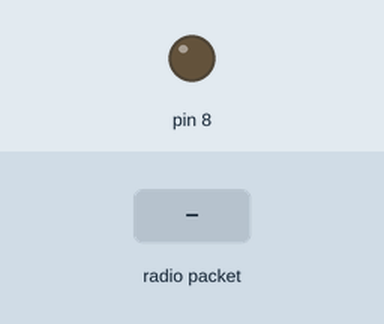
A sketch run on a simulated Arduino Uno, built with avr-gcc and run on an emulated ATmega328P. Shown: output pins drawn as LEDs (lit = HIGH). The inputs (shaded band) are chosen by the test bench. No radio packets arrive unless stated.

Above: at 1.2 s.
1.3 s: radio packet "1" arrives
At 2.1 s:
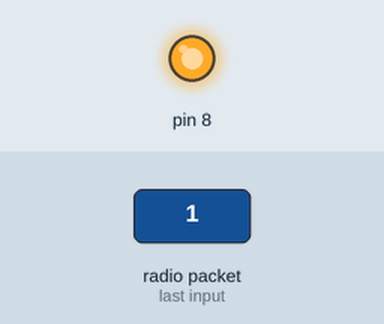
2.8 s: radio packet "0" arrives
At 3.3 s:
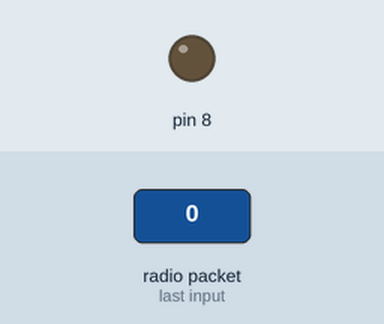
Timing chart, 0 to 5.8 s (numbered marks = the images above; inputs shaded):
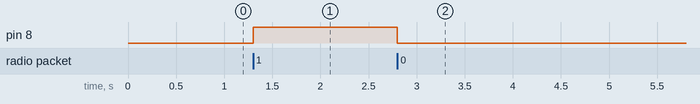

Measured:
- after the input at 1.3 s, pin 8: LOW → HIGH at once
- after the input at 2.8 s, pin 8: HIGH → LOW at once

The sketch:

TxRx.ino
```cpp
#include <VirtualWire.h>
void setup() {
  vw_set_ptt_inverted(true); // Required for DR3100
    vw_set_rx_pin(0);
    vw_setup(4000);  // Bits per sec
    pinMode(8, OUTPUT);

    vw_rx_start();
}

void loop() {
    uint8_t buf[VW_MAX_MESSAGE_LEN];
    uint8_t buflen = VW_MAX_MESSAGE_LEN;

    if (vw_get_message(buf, &buflen)) // Non-blocking
    {
      if(buf[0]=='1'){


   digitalWrite(8,1);
      }
   if(buf[0]=='0'){
      digitalWrite(8,0);
   }
}

}
```
